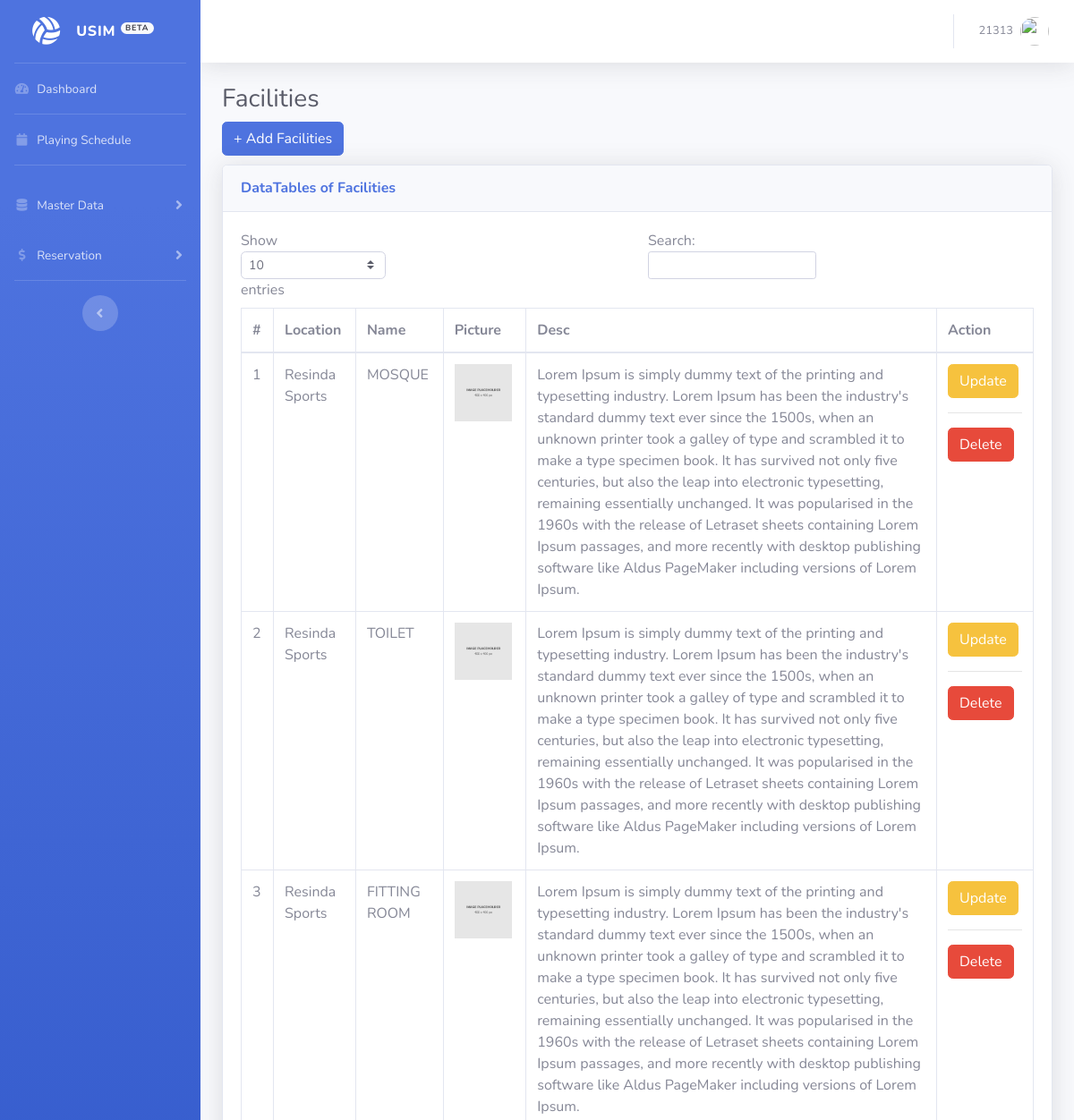
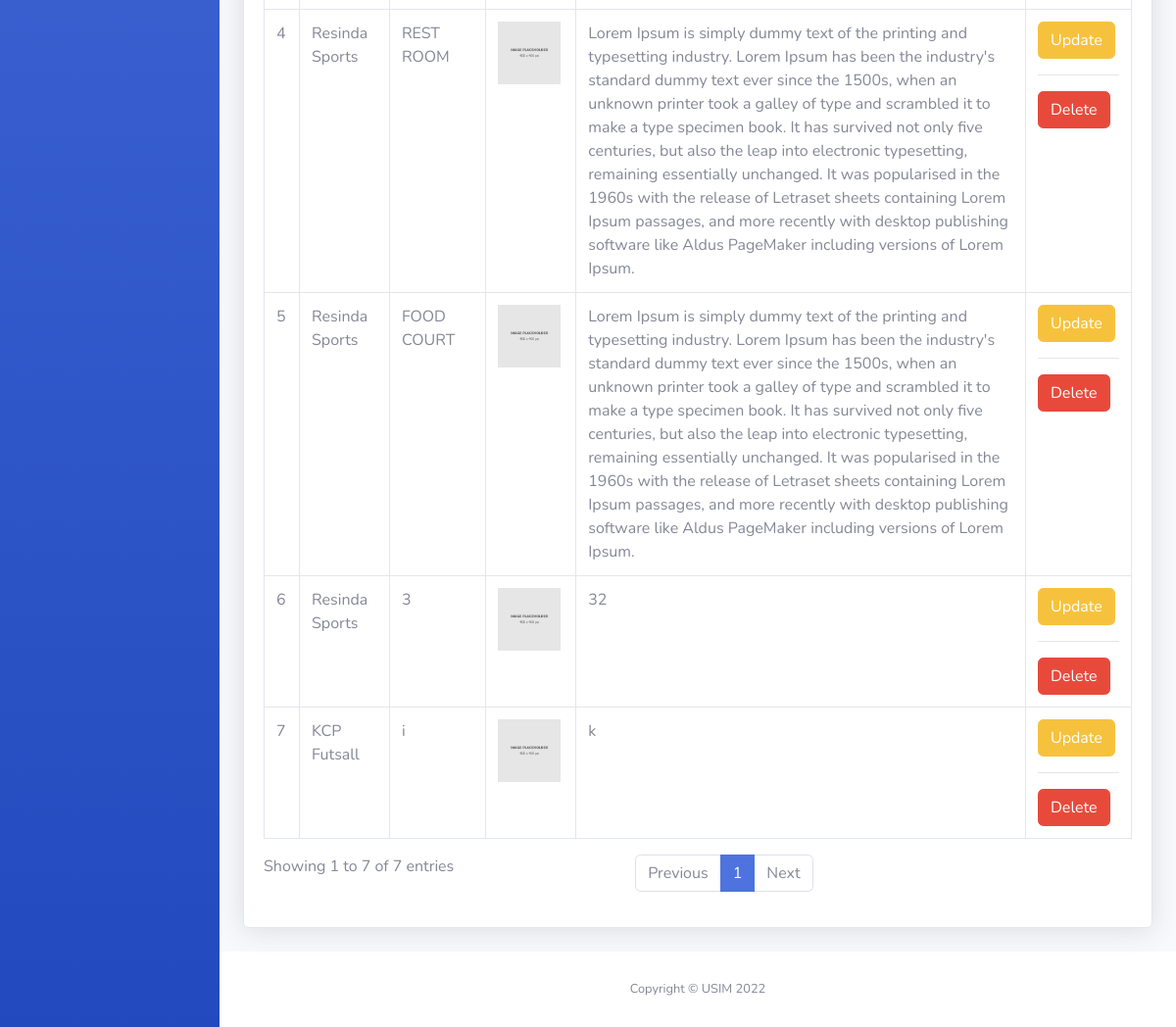
The app's page /admin/facilities.php (signed in) with its own data (2 pictures, top to bottom).
### tables this page shows
CREATE TABLE `facilities` (
  `id` int(11) NOT NULL,
  `location_id` int(11) NOT NULL,
  `facilities_name` varchar(255) NOT NULL,
  `picture` varchar(255) NOT NULL,
  `css` varchar(255) NOT NULL,
  `des` text NOT NULL
);

CREATE TABLE `location` (
  `id` int(11) NOT NULL,
  `location_name` varchar(512) NOT NULL,
  `address` text NOT NULL,
  `picture` text NOT NULL
);

### admin/facilities.php (the view, shortened to what this page needs)
<!DOCTYPE html>
<html lang="en">
<head>
  <link href="vendor/fontawesome-free/css/all.min.css" rel="stylesheet" type="text/css">
  <link href="css/sb-admin-2.min.css" rel="stylesheet">
</head>
<body id="page-top">
  <div id="wrapper">
    <ul class="navbar-nav bg-gradient-primary sidebar sidebar-dark accordion" id="accordionSidebar">
<a class="sidebar-brand d-flex align-items-center justify-content-center" href="index.php">
        <div class="sidebar-brand-icon rotate-n-15">
          <i class="fas fa-volleyball-ball"></i>
        </div>
        <div class="sidebar-brand-text mx-3">USIM <sup><span class="badge badge-pill badge-light">BETA</span></sup></div>
      </a>
      <?php include("menu.php"); ?>
      <div class="text-center d-none d-md-inline">
        <button class="rounded-circle border-0" id="sidebarToggle"></button>
      </div>
    </ul>
    <div id="content-wrapper" class="d-flex flex-column">
      <div id="content">
        <nav class="navbar navbar-expand navbar-light bg-white topbar mb-4 static-top shadow">
          <ul class="navbar-nav ml-auto">
            <li class="nav-item dropdown no-arrow">
              <a class="nav-link dropdown-toggle" href="#" id="userDropdown" role="button" data-toggle="dropdown" aria-haspopup="true" aria-expanded="false">
                <span class="mr-2 d-none d-lg-inline text-gray-600 small"><?php echo $_SESSION['staff_id']; ?></span>
                <img class="img-profile rounded-circle" src="https://source.unsplash.com/QAB-WJcbgJk/60x60">
              </a>
            </li>
          </ul>
        </nav>
        <div class="container-fluid">
          <h1 class="h3 mb-2 text-gray-800">Facilities</h1>
          <a type="button" href="facilities-add.php" class="btn btn-primary">+ Add Facilities</a>
          <div class="card shadow mb-4" style="margin-top:10px;">
            <div class="card-header py-3">
              <h6 class="m-0 font-weight-bold text-primary">DataTables of Facilities</h6>
            </div>
            <div class="card-body">
              <div class="table-responsive">
                <table class="table table-bordered" id="dataTable" width="100%" cellspacing="0">
                  <thead>
                    <tr>
                      <th>#</th>
                      <th>Location</th>
                      <th>Name</th>
                      <th>Picture</th>
                      <th>Desc</th>
                      <th>Action</th>
                    </tr>
                  </thead>
                  <tbody>
                    <?php
                    include_once("connect.php");
                    $no = 1;
                    $sql = "SELECT location.location_name, facilities.facilities_name, facilities.picture, facilities.css, facilities.des, facilities.id FROM facilities facilities LEFT JOIN location location ON facilities.location_id=location.id ORDER BY id ASC";
                    $result = mysqli_query($mysqli, $sql) or die (mysqli_error($mysqli));
                        while($reserv = mysqli_fetch_array($result)) {
                            echo "<tr>";
                            echo "<td>".$no++."</td>";
                            echo "<td>".$reserv['location_name']."</td>";
                            echo "<td>".$reserv['facilities_name']."</td>";
                            echo "<td><a href='../user/images/".$reserv['picture']."' target='_blank'><img src='../user/images/".$reserv['picture']."' style='width:64px;height:64px;'></a></td>";
                            echo "<td>".$reserv['des']."</td>";
                            echo '<td><a href="facilities-edit.php?id='.$reserv['id'].'" type="button" class="btn btn-warning" onclick="return approve()">Update</a> <hr> <a href="facilities-delete.php?id='.$reserv['id'].'" type="button" class="btn btn-danger" onclick="return decline()">Delete</a></td>';
                        }
                    ?>
                  </tbody>
                </table>
              </div>
            </div>
          </div>
        </div>
      </div>
      <footer class="sticky-footer bg-white">
        <div class="container my-auto">
          <div class="copyright text-center my-auto">
            <span>Copyright &copy; USIM 2022</span>
          </div>
        </div>
      </footer>
    </div>
  </div>
</body>
</html>

### admin/menu.php (shortened to what this page needs)
<hr class="sidebar-divider my-0">
<li class="nav-item">
  <a class="nav-link" href="index.php">
    <i class="fas fa-fw fa-tachometer-alt"></i>
    <span>Dashboard</span></a>
</li>
<hr class="sidebar-divider my-0">
<li class="nav-item">
  <a class="nav-link" href="reservation-schedule.php">
    <i class="fas fa-fw fa-calendar"></i>
    <span>Playing Schedule</span></a>
</li>
<hr class="sidebar-divider">
<li class="nav-item">
  <a class="nav-link collapsed" href="#" data-toggle="collapse" data-target="#collapsePages" aria-expanded="true" aria-controls="collapsePages">
    <i class="fas fa-fw fa-database"></i>
    <span>Master Data</span>
  </a>
</li>
<li class="nav-item">
  <a class="nav-link collapsed" href="#" data-toggle="collapse" data-target="#collapsePages1" aria-expanded="true" aria-controls="collapsePages1">
    <i class="fas fa-fw fa-dollar-sign"></i>
    <span>Reservation</span>
  </a>
</li>
<hr class="sidebar-divider d-none d-md-block">

### records on screen
facilities: location.location_name "Resinda Sports", facilities_name "MOSQUE", picture (placeholder picture), des "Lorem Ipsum is simply dummy text of the printing and typesetting industry. Lorem Ipsum has been the industry's standard dummy text ever since the 1500s, when an unknown printer took a galley of type and scrambled it to make a type specimen book. It has survived not only five centuries, but also the leap into electronic typesetting, remaining essentially unchanged. It was popularised in the 1960s with the release of Letraset sheets containing Lorem Ipsum passages, and more recently with desktop publishing software like Aldus PageMaker including versions of Lorem Ipsum."
facilities: location.location_name "Resinda Sports", facilities_name "TOILET", picture (placeholder picture), des "Lorem Ipsum is simply dummy text of the printing and typesetting industry. Lorem Ipsum has been the industry's standard dummy text ever since the 1500s, when an unknown printer took a galley of type and scrambled it to make a type specimen book. It has survived not only five centuries, but also the leap into electronic typesetting, remaining essentially unchanged. It was popularised in the 1960s with the release of Letraset sheets containing Lorem Ipsum passages, and more recently with desktop publishing software like Aldus PageMaker including versions of Lorem Ipsum."
facilities: location.location_name "Resinda Sports", facilities_name "FITTING ROOM", picture (placeholder picture), des "Lorem Ipsum is simply dummy text of the printing and typesetting industry. Lorem Ipsum has been the industry's standard dummy text ever since the 1500s, when an unknown printer took a galley of type and scrambled it to make a type specimen book. It has survived not only five centuries, but also the leap into electronic typesetting, remaining essentially unchanged. It was popularised in the 1960s with the release of Letraset sheets containing Lorem Ipsum passages, and more recently with desktop publishing software like Aldus PageMaker including versions of Lorem Ipsum."
facilities: location.location_name "Resinda Sports", facilities_name "REST ROOM", picture (placeholder picture), des "Lorem Ipsum is simply dummy text of the printing and typesetting industry. Lorem Ipsum has been the industry's standard dummy text ever since the 1500s, when an unknown printer took a galley of type and scrambled it to make a type specimen book. It has survived not only five centuries, but also the leap into electronic typesetting, remaining essentially unchanged. It was popularised in the 1960s with the release of Letraset sheets containing Lorem Ipsum passages, and more recently with desktop publishing software like Aldus PageMaker including versions of Lorem Ipsum."
facilities: location.location_name "Resinda Sports", facilities_name "FOOD COURT", picture (placeholder picture), des "Lorem Ipsum is simply dummy text of the printing and typesetting industry. Lorem Ipsum has been the industry's standard dummy text ever since the 1500s, when an unknown printer took a galley of type and scrambled it to make a type specimen book. It has survived not only five centuries, but also the leap into electronic typesetting, remaining essentially unchanged. It was popularised in the 1960s with the release of Letraset sheets containing Lorem Ipsum passages, and more recently with desktop publishing software like Aldus PageMaker including versions of Lorem Ipsum."
facilities: location.location_name "Resinda Sports", facilities_name "3", picture (placeholder picture), des "32"
facilities: location.location_name "KCP Futsall", facilities_name "i", picture (placeholder picture), des "k"

### other values on screen
$_SESSION['staff_id'] "21313"
